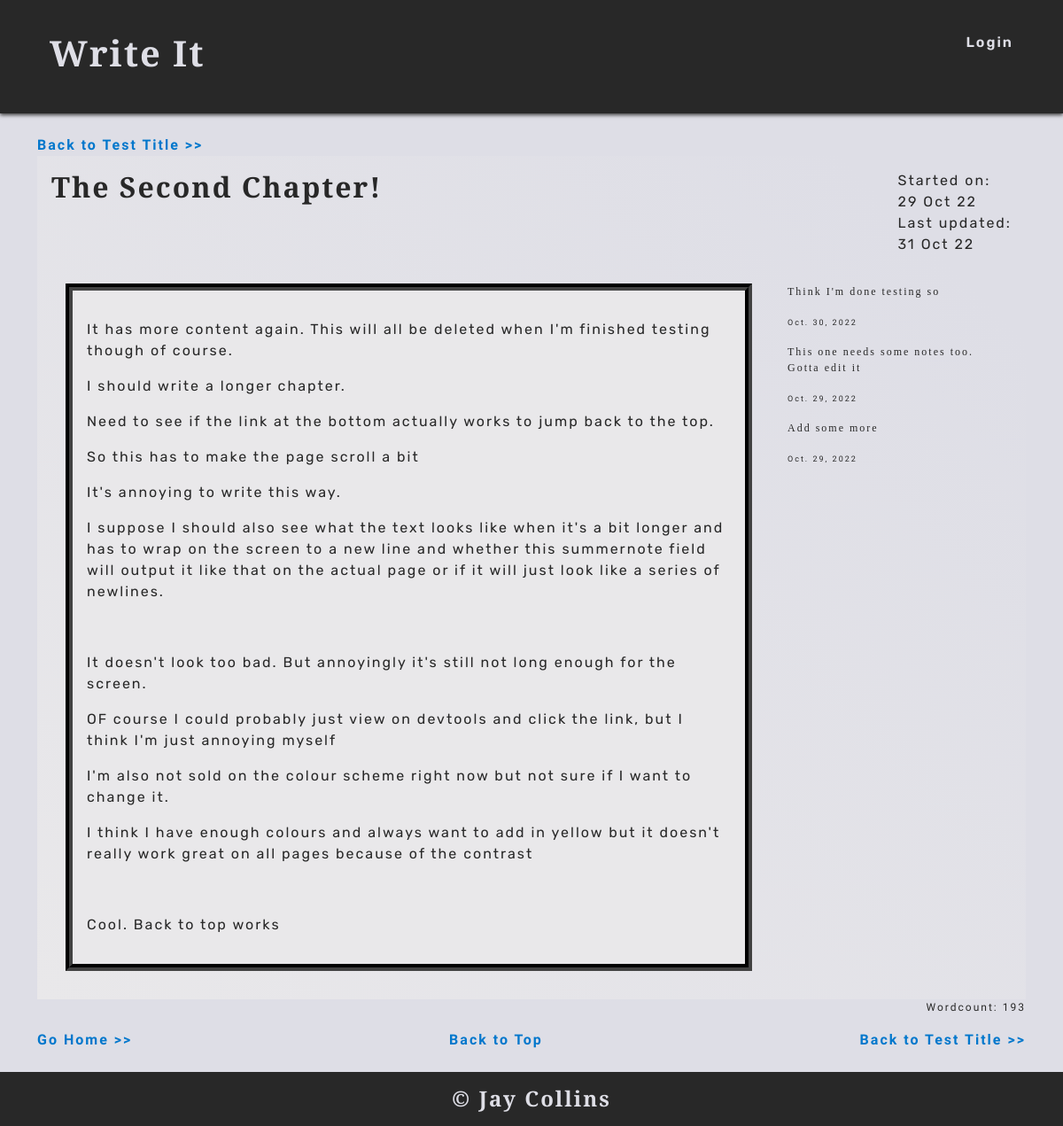
The page /chapter/test-title-the-second-chapter on the database its author committed.
### write/models.py (models this page shows, shortened)
class Chapter(models.Model):
    book = models.ForeignKey(Book, on_delete=models.SET_NULL, null=True, related_name='chapter')
    title = models.CharField(max_length=40)
    subtitle = models.CharField(max_length=80, null=True, blank=True)
    slug = models.SlugField(max_length=40, unique=True)
    content = models.TextField()
    wordcount = models.IntegerField(default=0)
    created_on = models.DateField(auto_now_add=True)
    edited_on = models.DateField(auto_now=True)
    status = models.IntegerField(choices=STATUS, default=0)
    class Meta:
        ordering = ['created_on']
        get_latest_by = ['created_on']

class Book(models.Model):
    creator = models.ForeignKey(Account, on_delete=models.SET_NULL, null=True)
    title = models.CharField(max_length=80, unique=True)
    subtitle = models.CharField(max_length=120, null=True, blank=True)
    slug = models.SlugField(max_length=80, unique=True)
    genre = models.CharField(max_length=80, null=True, blank=True)
    synopsis = models.TextField(blank=True)
    created_on = models.DateField(auto_now_add=True)
    edited_on = models.DateField(auto_now=True)
    status = models.IntegerField(choices=STATUS, default=0)
    class Meta:
        ordering = ['-status', '-created_on']

class Notes(models.Model):
    chapter = models.ForeignKey(Chapter, on_delete=models.SET_NULL, null=True, related_name='notes')
    content = models.TextField()
    created_on = models.DateField(auto_now_add=True)
    edited_on = models.DateField(auto_now=True)
    class Meta:
        ordering = ['-edited_on']

### write/views.py (the view)
# urls.py: path('chapter/<slug:slug>', views.chapter, name='chapter'),
def chapter(request, slug):
    chapter = get_object_or_404(Chapter, slug=slug)
    notes = chapter.notes.all()
    template_name = 'write/chapter.html'
    context = {
        'chapter': chapter,
        'notes': notes,
    }
    return render(request, template_name, context)

### write/templates/write/chapter.html (shortened to what this page needs)
{% extends 'base.html' %}
{% load static %}
{% load crispy_forms_tags %}
{% block content %}
<div>
    <a class="wrt-link" href="{% url 'book' slug=chapter.book.slug %}">Back to {{ chapter.book.title}} >></a>
</div>
<section class="container-fluid book-card">
    <div class="row">
        <div class="col-sm-8">
        <h1 class="headings">{{ chapter.title }}</h1>
    </div>
        <div class="col-sm-4 d-flex justify-content-sm-end">
            <ul>
            <li>Started on:</li>
            <li>{{ chapter.created_on|date:'d M y' }}</li>
            <li>Last updated:</li>
            <li>{{ chapter.edited_on|date:'d M y' }}</li>
            </ul>
        </div>
    </div>
    <div class="row">
        {% if notes %}
        <div class="col-md-9">
            <div class="content-card">
            <p>
                {{ chapter.content|safe }}
            </p>
            </div>
        </div>
        <div class="col-md-3">
            {% for note in notes %}
            <div class="note-txt">
                <p>
                    {{ note.content|linebreaks }}
                </p>
                <span class="little">{{ note.created_on }}</span>
            </div>
            {% endfor %}
        </div>
        {% else %}
        <div class="col-md-10 content-card ltr-space">
            <p>
                {{ chapter.content|safe }}
            </p>
        </div>
        {% endif %}
    </div>
</section>
<section class="row">
    <div class="col-6 mx-auto">
    </div>
    <div class="col-4 little">
        <p class="float-end">Wordcount: {{ chapter.wordcount }}</p>
    </div>
</section>
<section class="col-12 d-flex justify-content-between">
    <a class="wrt-link" href="{% url 'home' %}">Go Home >></a>
    <a class="wrt-link" href="#top">Back to Top</a>
    <a class="wrt-link" href="{% url 'book' slug=chapter.book.slug %}">Back to {{ chapter.book.title}} >></a>
</section>
{% endblock %}

### static/css/style.css (style rules this page uses)
:root { --site-black: #282828; --site-dark-grey: #424242; --site-light-grey: #dedee6; --site-white: #e9e8ea; --site-dark-blue: #0077cc; --site-light-blue: #0095ff; --site-dark-orange: #cc5500; --site-light-orange: #ff6400; }
html { height: 100%; }
body { font-family: 'Rubik', sans-serif; font-size: 1rem; color: var(--site-black); letter-spacing: 2px; background-color: var(--site-light-grey); }
.headings { font-family: 'Merriweather', serif; font-size: 2rem; font-weight: 800; }
.little { font-family: 'Electrolize', sans-serif; font-size: 0.75em; }
.note-txt { font-family: 'Merriweather', serif; font-size: 0.75em; }
li { list-style: none; }
a { text-decoration: none; }
.wrt-link { font-family: 'Electrolize', sans-serif; color: var(--site-dark-blue); font-weight: 800; transition: all .5s linear; }
.book-card { padding: 1em; background-image: linear-gradient(225deg, var(--site-light-grey) 10%, var(--site-white)); }
.content-card { border: 8px groove var(--site-dark-grey); background-color: var(--site-white); padding: 1em; margin: 1em; }

### rows shown on the page
Chapter: book "Test Title", title "The Second Chapter!", created_on "29 Oct 22", edited_on "31 Oct 22", content "It has more content again. This will all be deleted when I'm finished testing though of course. I should write a longer chapter. Need to see if the link at the bottom actually works to jump back to the top. So this has to make the page scroll a bit It's annoying to write this way. I suppose I should also see what the text looks like when it's a bit longer and has to wrap on the screen to a new line and whether this summernote field will output it like that on the actual page or if it will just look like a series of newlines. It doesn't look too bad. But annoyingly it's still not long enough for the screen. OF course I could probably just view on devtools and click the link, but I think I'm…", wordcount "193"
Notes: content "Think I'm done testing so", created_on "Oct. 30, 2022"
Notes: content "This one needs some notes too. Gotta edit it", created_on "Oct. 29, 2022"
Notes: content "Add some more", created_on "Oct. 29, 2022"
